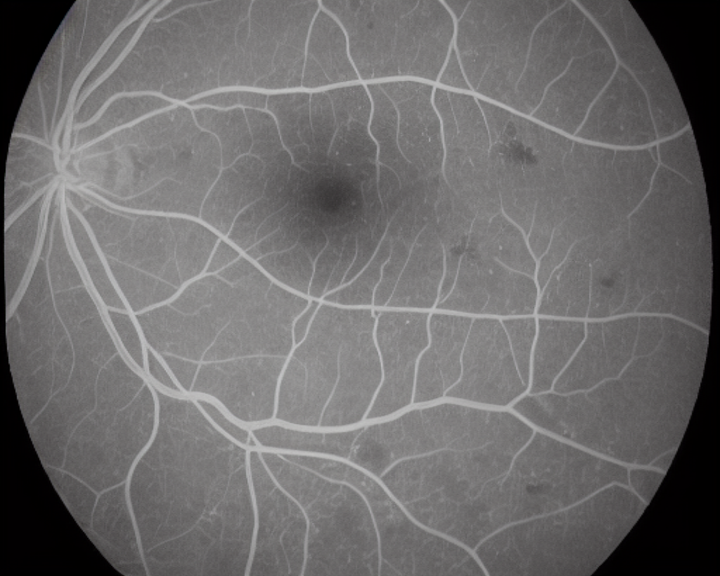
#> input picture Scripts/chessboard/1.png, 720 x 576 px, found by its file name
$ python chessboard.py
#> lines starting #> are read from the running program, lines starting #| are printed output that depends on the picture
import numpy as np
import cv2
import os


# [88 lines left out: functions chessboard_gen_512, chessboard_gen_400, not called in this run]


def chessboard_gen_720576(img1, img2):
    """
    生成棋盘格式的图片

    参数:
        img1: numpy数组格式的第一张图片
        img2: numpy数组格式的第二张图片

    返回:
        numpy数组格式的棋盘图
    """
    # 检查图片尺寸
    if img1.shape[:2] != (576, 720):
        raise ValueError(f"图片1的尺寸不正确: {img1.shape[:2]}，需要 (576, 720)")

    if img2.shape[:2] != (576, 720):
        raise ValueError(f"图片2的尺寸不正确: {img2.shape[:2]}，需要 (576, 720)")

    # 检查图片通道数是否一致
    if img1.shape != img2.shape:
        raise ValueError(f"两张图片的形状不一致: img1={img1.shape}, img2={img2.shape}")

    # 创建画布
    canvas = np.zeros_like(img1)

    # 计算每个格子的尺寸
    # 横切两刀 -> 3行，竖切三刀 -> 4列
    rows = 3
    cols = 4
    block_height = 576 // rows  # 192
    block_width = 720 // cols   # 180

    # 按照国际象棋棋盘模式交替放置
    for i in range(rows):
        for j in range(cols):
            # 计算当前格子的位置
            y_start = i * block_height
            y_end = (i + 1) * block_height
            x_start = j * block_width
            x_end = (j + 1) * block_width

            # 棋盘格交替: (i+j)为偶数用图片1，为奇数用图片2
            if (i + j) % 2 == 0:
                canvas[y_start:y_end, x_start:x_end] = img1[y_start:y_end, x_start:x_end]
            else:
                canvas[y_start:y_end, x_start:x_end] = img2[y_start:y_end, x_start:x_end]

    return canvas


def main():
    """主方法：读取图片，生成棋盘图并保存"""
    # 定义文件路径
    script_dir = os.path.dirname(os.path.abspath(__file__))
    chessboard_dir = os.path.join(script_dir, 'chessboard')

    img1_path = os.path.join(chessboard_dir, '1.png')
    img2_path = os.path.join(chessboard_dir, '2.png')
    output_path = os.path.join(chessboard_dir, 'chessboard_output.png')

    # 检查文件是否存在
    if not os.path.exists(img1_path):
        print(f"错误: 找不到文件 {img1_path}")
        return

    if not os.path.exists(img2_path):
        print(f"错误: 找不到文件 {img2_path}")
        return

    # 读取图片
    print(f"读取图片: {img1_path}")
    img1 = cv2.imread(img1_path)
#> img1 is the input picture: shape (576, 720, 3); mean B, G, R 107.9, 107.7, 109.3

    print(f"读取图片: {img2_path}")
    img2 = cv2.imread(img2_path)
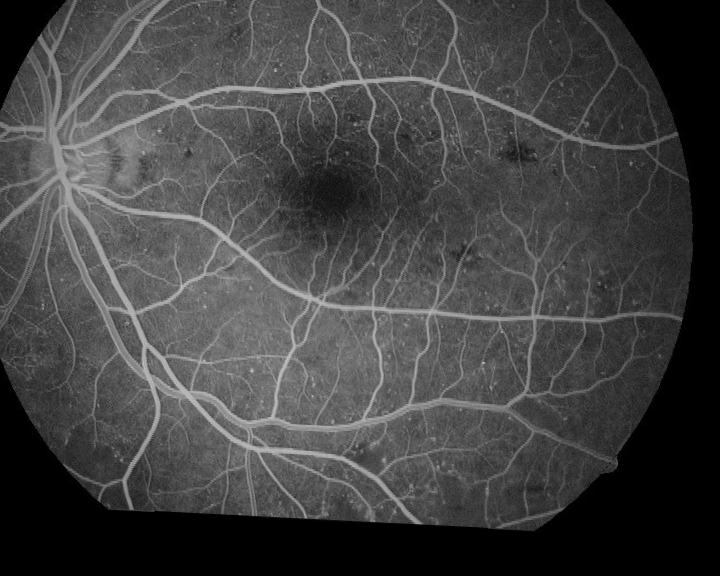
#> input picture Scripts/chessboard/2.png, 720 x 576 px, found by its file name
#> img2 is the input picture: shape (576, 720, 3); min 0, max 197, mean 66.8

    if img1 is None:
        print(f"错误: 无法读取图片 {img1_path}")
        return

    if img2 is None:
        print(f"错误: 无法读取图片 {img2_path}")
        return

    # 检查图片尺寸
    print(f"图片1尺寸: {img1.shape}")
#| 图片1尺寸: (576, 720, 3)
    print(f"图片2尺寸: {img2.shape}")
#| 图片2尺寸: (576, 720, 3)

    if img1.shape[:2] != (576, 720):
        print(f"错误: 图片1的尺寸不是720*576，当前尺寸为: 宽={img1.shape[1]}, 高={img1.shape[0]}")
        return

    if img2.shape[:2] != (576, 720):
        print(f"错误: 图片2的尺寸不是720*576，当前尺寸为: 宽={img2.shape[1]}, 高={img2.shape[0]}")
        return

    # 生成棋盘图
    try:
        print("生成棋盘图...")
        chessboard_img = chessboard_gen_720576(img1, img2)
#> after the loop in chessboard_gen_720576, `for i in range(rows):`:
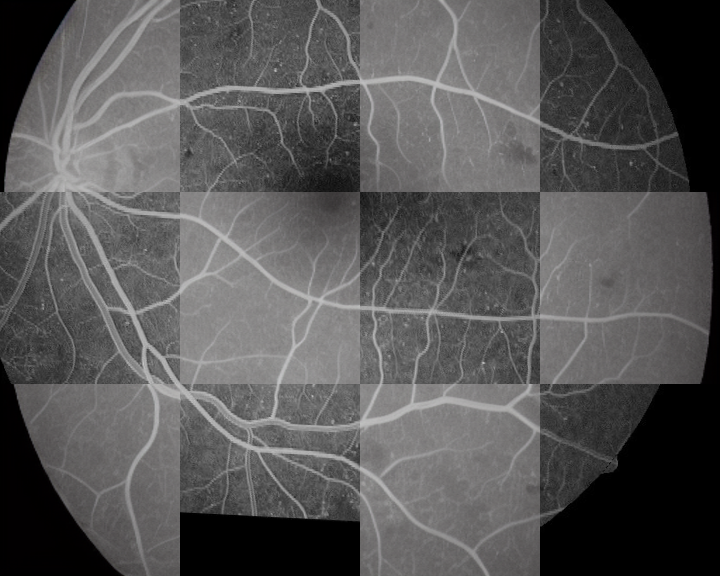
#> canvas: shape (576, 720, 3); mean B, G, R 86.7, 86.6, 87.4

        # 保存结果
        cv2.imwrite(output_path, chessboard_img)
        print(f"棋盘图已保存到: {output_path}")
        print("完成!")

    except Exception as e:
        print(f"生成棋盘图时出错: {str(e)}")


if __name__ == "__main__":
    main()
